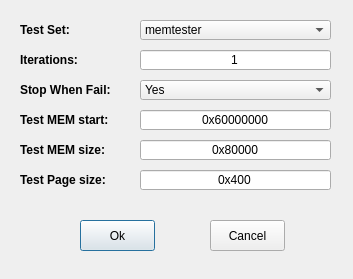
<?xml version="1.0" encoding="UTF-8"?>
<ui version="4.0">
 <class>stressTestDialog</class>
 <widget class="QDialog" name="stressTestDialog">
  <property name="geometry">
   <rect>
    <x>0</x>
    <y>0</y>
    <width>353</width>
    <height>279</height>
   </rect>
  </property>
  <property name="windowTitle">
   <string>Dialog</string>
  </property>
  <widget class="QLabel" name="label_testSet">
   <property name="geometry">
    <rect>
     <x>20</x>
     <y>20</y>
     <width>111</width>
     <height>20</height>
    </rect>
   </property>
   <property name="font">
    <font>
     <weight>75</weight>
     <bold>true</bold>
    </font>
   </property>
   <property name="text">
    <string>Test Set:</string>
   </property>
  </widget>
  <widget class="QLabel" name="label_numOfRuns">
   <property name="geometry">
    <rect>
     <x>20</x>
     <y>50</y>
     <width>111</width>
     <height>20</height>
    </rect>
   </property>
   <property name="font">
    <font>
     <weight>75</weight>
     <bold>true</bold>
    </font>
   </property>
   <property name="text">
    <string>Iterations:</string>
   </property>
  </widget>
  <widget class="QComboBox" name="comboBox_testSet">
   <property name="geometry">
    <rect>
     <x>140</x>
     <y>20</y>
     <width>191</width>
     <height>20</height>
    </rect>
   </property>
   <item>
    <property name="text">
     <string>memtester</string>
    </property>
   </item>
  </widget>
  <widget class="QPushButton" name="pushButton_ok">
   <property name="geometry">
    <rect>
     <x>80</x>
     <y>220</y>
     <width>75</width>
     <height>31</height>
    </rect>
   </property>
   <property name="text">
    <string>Ok</string>
   </property>
  </widget>
  <widget class="QPushButton" name="pushButton_cancel">
   <property name="geometry">
    <rect>
     <x>210</x>
     <y>220</y>
     <width>75</width>
     <height>31</height>
    </rect>
   </property>
   <property name="text">
    <string>Cancel</string>
   </property>
  </widget>
  <widget class="QLineEdit" name="lineEdit_numOfRuns">
   <property name="geometry">
    <rect>
     <x>140</x>
     <y>50</y>
     <width>191</width>
     <height>20</height>
    </rect>
   </property>
   <property name="text">
    <string>1</string>
   </property>
   <property name="alignment">
    <set>Qt::AlignCenter</set>
   </property>
  </widget>
  <widget class="QLabel" name="label_stopWhenFail">
   <property name="geometry">
    <rect>
     <x>20</x>
     <y>80</y>
     <width>111</width>
     <height>20</height>
    </rect>
   </property>
   <property name="font">
    <font>
     <weight>75</weight>
     <bold>true</bold>
    </font>
   </property>
   <property name="text">
    <string>Stop When Fail:</string>
   </property>
  </widget>
  <widget class="QLabel" name="label_testMemStart">
   <property name="geometry">
    <rect>
     <x>20</x>
     <y>110</y>
     <width>111</width>
     <height>20</height>
    </rect>
   </property>
   <property name="font">
    <font>
     <weight>75</weight>
     <bold>true</bold>
    </font>
   </property>
   <property name="text">
    <string>Test MEM start:</string>
   </property>
  </widget>
  <widget class="QLabel" name="label_testMemSize">
   <property name="geometry">
    <rect>
     <x>20</x>
     <y>140</y>
     <width>111</width>
     <height>20</height>
    </rect>
   </property>
   <property name="font">
    <font>
     <weight>75</weight>
     <bold>true</bold>
    </font>
   </property>
   <property name="text">
    <string>Test MEM size:</string>
   </property>
  </widget>
  <widget class="QLabel" name="label_testPageSize">
   <property name="geometry">
    <rect>
     <x>20</x>
     <y>170</y>
     <width>111</width>
     <height>20</height>
    </rect>
   </property>
   <property name="font">
    <font>
     <weight>75</weight>
     <bold>true</bold>
    </font>
   </property>
   <property name="text">
    <string>Test Page size:</string>
   </property>
  </widget>
  <widget class="QLineEdit" name="lineEdit_testMemSize">
   <property name="geometry">
    <rect>
     <x>140</x>
     <y>140</y>
     <width>191</width>
     <height>20</height>
    </rect>
   </property>
   <property name="text">
    <string>0x80000</string>
   </property>
   <property name="alignment">
    <set>Qt::AlignCenter</set>
   </property>
  </widget>
  <widget class="QLineEdit" name="lineEdit_testPageSize">
   <property name="geometry">
    <rect>
     <x>140</x>
     <y>170</y>
     <width>191</width>
     <height>20</height>
    </rect>
   </property>
   <property name="text">
    <string>0x400</string>
   </property>
   <property name="alignment">
    <set>Qt::AlignCenter</set>
   </property>
  </widget>
  <widget class="QLineEdit" name="lineEdit_testMemStart">
   <property name="geometry">
    <rect>
     <x>140</x>
     <y>110</y>
     <width>191</width>
     <height>20</height>
    </rect>
   </property>
   <property name="text">
    <string>0x60000000</string>
   </property>
   <property name="alignment">
    <set>Qt::AlignCenter</set>
   </property>
  </widget>
  <widget class="QComboBox" name="comboBox_stopWhenFail">
   <property name="geometry">
    <rect>
     <x>140</x>
     <y>80</y>
     <width>191</width>
     <height>20</height>
    </rect>
   </property>
   <item>
    <property name="text">
     <string>Yes</string>
    </property>
   </item>
   <item>
    <property name="text">
     <string>No</string>
    </property>
   </item>
  </widget>
 </widget>
 <resources/>
 <connections/>
</ui>
